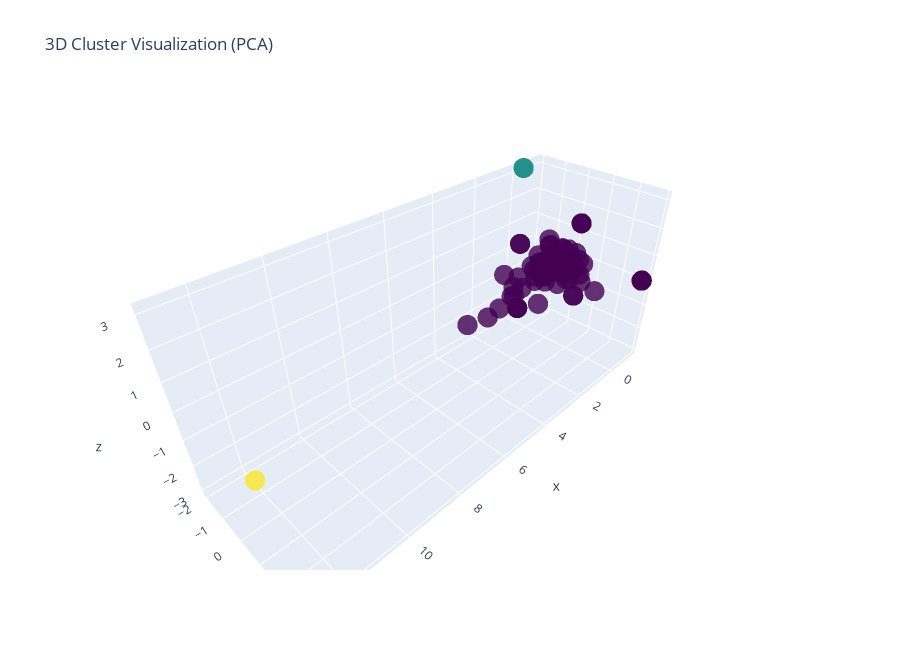

The cell this chart's notebook holds for it:
### Code cell
# Reduce to 3 PCA dimensions
pca = PCA(n_components=3)
X_3d = pca.fit_transform(X_model)

# 3D Plotly scatter
fig = go.Figure(go.Scatter3d(
    x=X_3d[:, 0], y=X_3d[:, 1], z=X_3d[:, 2],
    mode='markers',
    marker=dict(size=7, color=df_final['Cluster'], colorscale='Viridis', opacity=0.8),
    text=df_final['Country']
))

fig.update_layout(title='3D Cluster Visualization (PCA)', height=650)
fig.show()

### Figure 1 — Plotly figure (JSON) as saved in the notebook; plotly's stock layout.template omitted (floating-point values rounded to 4 significant figures)
{"data": [{"marker": {"color": [2, 0, 0, 0, 0, 0, 0, 0, 0, 0, 0, 0, 0, 0, 0, 0, 0, 0, 0, 0, 0, 0, 0, 0, 0, 0, 0, 0, 0, 0, 0, 0, 0, 0, 0, 0, 0, 0, 0, 0, 0, 0, 0, 0, 0, 0, 0, 0, 0, 0, 0, 0, 0, 0, 0, 0, 0, 0, 0, 0, 0, 0, 0, 0, 0, 0, 0, 0, 0, 0, 0, 0, 0, 0, 0, 0, 1, 0, 0, 0, 0, 1, 0, 0, 0, 1, 0, 0, 1, 1, 0, 1, 0, 0], "colorscale": [[0, "#440154"], [0.1111, "#482878"], [0.2222, "#3e4989"], [0.3333, "#31688e"], [0.4444, "#26828e"], [0.5556, "#1f9e89"], [0.6667, "#35b779"], [0.7778, "#6ece58"], [0.8889, "#b5de2b"], [1, "#fde725"]], "opacity": 0.8, "size": 7}, "mode": "markers", "text": ["United States", "Great Britain", "France", "Germany", "Russia", "Sweden", "China", "Italy", "Australia", "Finland", "Japan", "Hungary", "Netherlands", "Canada", "Soviet Union", "South Korea", "Switzerland", "Denmark", "Cuba", "Ukraine", "Norway", "Belgium", "Romania", "Spain", "Greece", "Poland", "Belarus", "Brazil", "Czechoslovakia", "Kenya", "Kazakhstan", "South Africa", "Turkey", "New Zealand", "Bulgaria", "Czech Republic", "Ethiopia", "Azerbaijan", "Argentina", "Iran", "Austria", "Jamaica", "Egypt", "Uzbekistan", "Croatia", "Slovakia", "Estonia", "Colombia", "Mexico", "Mixed team", "Georgia", "Thailand", "Ireland", "Indonesia", "North Korea", "Australasia", "Lithuania", "Slovenia", "Serbia", "Chinese Taipei", "Algeria", "Malaysia", "Armenia", "Zimbabwe", "Yugoslavia", "Venezuela", "Tunisia", "Latvia", "Ivory Coast", "Vietnam", "Bahamas", "Bahrain", "Independent Olympic Athletes", "Israel", "India", "Mongolia", "Jordan", "Burundi", "Morocco", "Philippines", "Portugal", "Puerto Rico", "United Arab Emirates", "Qatar", "Moldova", "Kosovo", "Trinidad and Tobago", "Dominican Republic", "Tajikistan", "Fiji", "Grenada", "Singapore", "Niger", "Nigeria"], "type": "scatter3d", "x": [12.81, 4.837, 3.874, 3.327, 2.596, 2.602, 2.517, 2.234, 1.806, 1.291, 1.22, 1.153, 0.7742, 0.6515, 0.7374, 0.4683, 0.4336, 0.3411, 0.2381, 0.08435, 0.1125, 0.05552, -0.01382, -0.005004, -0.04825, -0.1645, -0.245, -0.2294, -0.2525, -0.2571, -0.3735, -0.2986, -0.3341, -0.399, -0.4807, -0.5124, -0.4399, -0.5922, -0.4354, -0.4572, -0.4714, -0.4489, -0.6064, -0.6281, -0.5082, -0.4737, -0.68, -0.6669, -0.682, -0.5405, -0.7234, -0.6539, -0.7658, -0.6354, -0.6535, -0.692, -0.7927, -0.6851, -0.6464, -0.6752, -0.7692, -0.7131, -0.5597, -0.7087, -0.7087, -0.9584, -1.121, -0.7087, -0.7546, -0.511, -0.7546, -0.511, -0.7546, -1.13, -0.8865, -0.8865, -0.3866, -0.6519, -1.139, -0.6519, -1.139, -0.3866, -1.139, -0.6519, -1.139, -0.3866, -1.139, -1.139, -0.3866, -0.3866, -0.6519, -0.3866, -0.6519, -1.139], "y": [1.111, 0.2446, 0.2543, 0.2808, 0.285, 0.1937, -0.2556, -0.04229, -0.008495, 0.1633, 0.09927, -0.1367, -0.1403, 0.6859, -0.3228, -0.309, -0.07635, -0.06321, -0.02209, 0.3477, -0.227, -0.3228, -0.1422, -0.4323, -0.1989, -0.01261, 0.5907, 0.1587, -0.5414, -0.6102, 0.3859, -0.5308, -0.1945, -0.2243, 0.2567, 0.4492, 0.04447, 0.8689, -0.4641, -0.3704, -0.3687, -0.5575, 0.2716, 0.4958, -0.5649, -1.033, 0.6234, 0.1823, 0.1838, -0.6661, 0.4889, 0.1335, 0.6787, -0.4606, -0.08318, 0.07501, 0.7567, -0.3385, -0.7509, -0.1377, 0.1303, -0.995, -1.987, -0.3476, -0.3476, 1.302, 2.944, -0.3476, 0.4688, -1.994, 0.4688, -1.994, 0.4688, 2.942, 0.4794, 0.4794, -2.006, -1.985, 2.941, -1.985, 2.941, -2.006, 2.941, -1.985, 2.941, -2.006, 2.941, 2.941, -2.006, -2.006, -1.985, -2.006, -1.985, 2.941], "z": [-0.2193, -0.1631, -0.3192, -0.1992, -0.01733, -0.07482, 0.5421, 0.03848, -0.1695, 0.1499, -0.07211, 0.4061, 0.1549, -0.1909, 0.01354, 0.2269, -0.2847, -0.5231, 0.03973, -0.06963, 0.2001, -0.09032, 0.4157, -0.5754, -0.2145, -0.1608, -0.3758, 0.1114, -0.05938, -0.1802, 0.01261, -0.3795, 0.000285, 0.06681, -0.1657, -0.1685, 0.5689, -0.5243, -0.0272, 0.1666, -0.2281, 0.5028, 0.3607, 0.5036, 0.5052, -0.08522, 0.2511, -0.1073, -0.4893, 0.6803, -0.1283, 0.5202, -0.3763, -0.6315, 0.08025, -0.1711, 0.0968, -0.6014, -0.6932, 0.4631, -0.7861, -2.376, -1.477, 0.07961, 0.07961, -0.9087, 0.1385, 0.07961, 1.621, 0.05054, 1.621, 0.05054, 1.621, 0.1389, -1.432, -1.432, 3.104, -3.002, 0.1394, -3.002, 0.1394, 3.104, 0.1394, -3.002, 0.1394, 3.104, 0.1394, 0.1394, 3.104, 3.104, -3.002, 3.104, -3.002, 0.1394]}], "layout": {"height": 650, "title": {"text": "3D Cluster Visualization (PCA)"}}}
